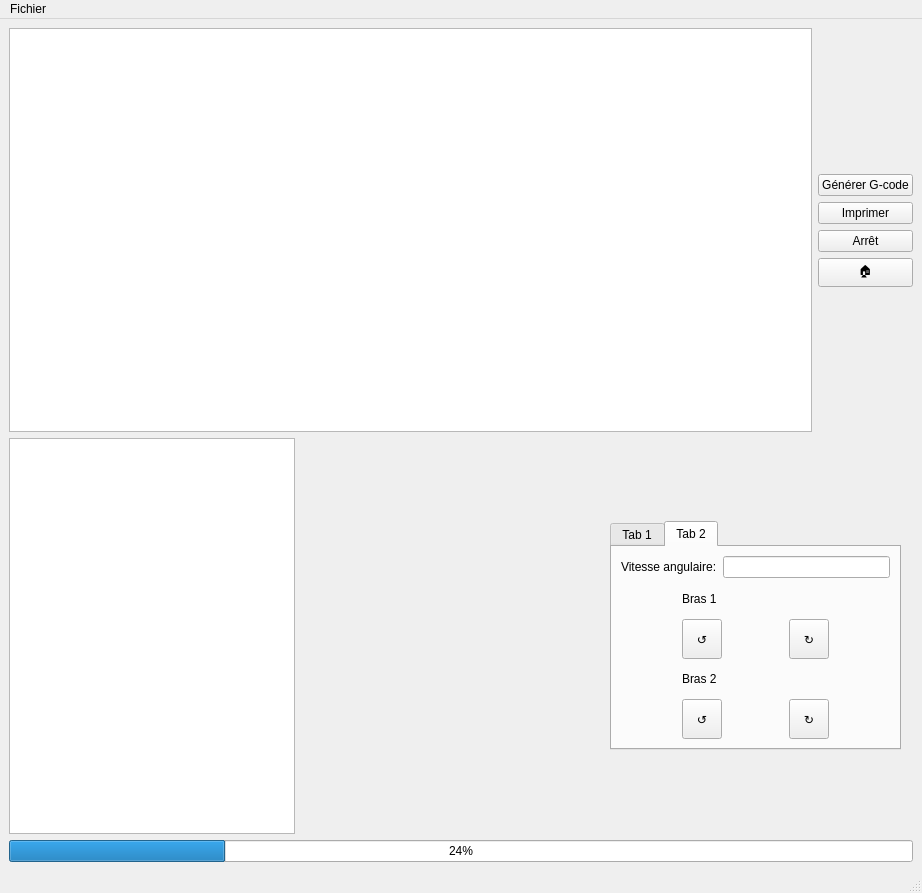
<?xml version="1.0" encoding="UTF-8"?>
<ui version="4.0">
 <class>MainWindow</class>
 <widget class="QMainWindow" name="MainWindow">
  <property name="geometry">
   <rect>
    <x>0</x>
    <y>0</y>
    <width>922</width>
    <height>893</height>
   </rect>
  </property>
  <property name="acceptDrops">
   <bool>true</bool>
  </property>
  <property name="windowTitle">
   <string>MainWindow</string>
  </property>
  <widget class="QWidget" name="centralwidget">
   <property name="acceptDrops">
    <bool>true</bool>
   </property>
   <layout class="QGridLayout" name="gridLayout_3">
    <item row="1" column="0">
     <layout class="QVBoxLayout" name="verticalLayout_3">
      <item>
       <widget class="QTextEdit" name="textEdit">
        <property name="maximumSize">
         <size>
          <width>286</width>
          <height>396</height>
         </size>
        </property>
        <property name="baseSize">
         <size>
          <width>300</width>
          <height>100</height>
         </size>
        </property>
       </widget>
      </item>
     </layout>
    </item>
    <item row="2" column="0" colspan="5">
     <widget class="QProgressBar" name="progressBar">
      <property name="value">
       <number>24</number>
      </property>
     </widget>
    </item>
    <item row="1" column="3">
     <layout class="QVBoxLayout" name="verticalLayout_5"/>
    </item>
    <item row="0" column="0" colspan="5">
     <layout class="QHBoxLayout" name="horizontalLayout_4">
      <property name="sizeConstraint">
       <enum>QLayout::SetDefaultConstraint</enum>
      </property>
      <item>
       <widget class="QGraphicsView" name="graphicsView">
        <property name="minimumSize">
         <size>
          <width>801</width>
          <height>263</height>
         </size>
        </property>
       </widget>
      </item>
      <item>
       <layout class="QVBoxLayout" name="verticalLayout">
        <item>
         <spacer name="verticalSpacer_4">
          <property name="orientation">
           <enum>Qt::Vertical</enum>
          </property>
          <property name="sizeHint" stdset="0">
           <size>
            <width>20</width>
            <height>40</height>
           </size>
          </property>
         </spacer>
        </item>
        <item>
         <widget class="QPushButton" name="pushButton_9">
          <property name="text">
           <string>Générer G-code</string>
          </property>
         </widget>
        </item>
        <item>
         <widget class="QPushButton" name="Button_Print">
          <property name="text">
           <string>Imprimer</string>
          </property>
         </widget>
        </item>
        <item>
         <widget class="QPushButton" name="Button_Stop">
          <property name="text">
           <string>Arrêt</string>
          </property>
         </widget>
        </item>
        <item>
         <widget class="QPushButton" name="Button_Home">
          <property name="text">
           <string>🏠</string>
          </property>
         </widget>
        </item>
        <item>
         <spacer name="verticalSpacer_3">
          <property name="orientation">
           <enum>Qt::Vertical</enum>
          </property>
          <property name="sizeHint" stdset="0">
           <size>
            <width>20</width>
            <height>40</height>
           </size>
          </property>
         </spacer>
        </item>
       </layout>
      </item>
     </layout>
    </item>
    <item row="1" column="2">
     <widget class="QTabWidget" name="tabWidget">
      <property name="minimumSize">
       <size>
        <width>291</width>
        <height>229</height>
       </size>
      </property>
      <property name="maximumSize">
       <size>
        <width>291</width>
        <height>229</height>
       </size>
      </property>
      <property name="currentIndex">
       <number>1</number>
      </property>
      <widget class="QWidget" name="tab">
       <attribute name="title">
        <string>Tab 1</string>
       </attribute>
       <layout class="QGridLayout" name="gridLayout_4">
        <item row="0" column="0">
         <layout class="QVBoxLayout" name="verticalLayout_2">
          <item>
           <layout class="QHBoxLayout" name="horizontalLayout_5">
            <item>
             <widget class="QLabel" name="label_4">
              <property name="text">
               <string>Vitesse linéaire:</string>
              </property>
             </widget>
            </item>
            <item>
             <widget class="QLineEdit" name="lineEdit_2"/>
            </item>
           </layout>
          </item>
          <item>
           <layout class="QGridLayout" name="gridLayout">
            <item row="1" column="1">
             <spacer name="verticalSpacer">
              <property name="orientation">
               <enum>Qt::Vertical</enum>
              </property>
              <property name="sizeHint" stdset="0">
               <size>
                <width>20</width>
                <height>40</height>
               </size>
              </property>
             </spacer>
            </item>
            <item row="1" column="2">
             <widget class="QToolButton" name="toolButton_4">
              <property name="minimumSize">
               <size>
                <width>40</width>
                <height>40</height>
               </size>
              </property>
              <property name="text">
               <string>→</string>
              </property>
             </widget>
            </item>
            <item row="1" column="0">
             <widget class="QToolButton" name="toolButton_3">
              <property name="minimumSize">
               <size>
                <width>40</width>
                <height>40</height>
               </size>
              </property>
              <property name="text">
               <string>←</string>
              </property>
             </widget>
            </item>
            <item row="2" column="1">
             <widget class="QToolButton" name="toolButton_2">
              <property name="minimumSize">
               <size>
                <width>40</width>
                <height>40</height>
               </size>
              </property>
              <property name="text">
               <string>↓</string>
              </property>
             </widget>
            </item>
            <item row="0" column="1">
             <widget class="QToolButton" name="toolButton">
              <property name="sizePolicy">
               <sizepolicy hsizetype="Minimum" vsizetype="Fixed">
                <horstretch>0</horstretch>
                <verstretch>0</verstretch>
               </sizepolicy>
              </property>
              <property name="minimumSize">
               <size>
                <width>40</width>
                <height>40</height>
               </size>
              </property>
              <property name="text">
               <string>↑</string>
              </property>
             </widget>
            </item>
           </layout>
          </item>
         </layout>
        </item>
       </layout>
      </widget>
      <widget class="QWidget" name="tab_2">
       <attribute name="title">
        <string>Tab 2</string>
       </attribute>
       <layout class="QGridLayout" name="gridLayout_5">
        <item row="1" column="0">
         <layout class="QGridLayout" name="gridLayout_2">
          <item row="0" column="0">
           <widget class="QLabel" name="label">
            <property name="text">
             <string>Bras 1</string>
            </property>
           </widget>
          </item>
          <item row="1" column="0">
           <widget class="QToolButton" name="Bras1_Antihoraire">
            <property name="minimumSize">
             <size>
              <width>40</width>
              <height>40</height>
             </size>
            </property>
            <property name="text">
             <string>↺</string>
            </property>
           </widget>
          </item>
          <item row="3" column="0">
           <widget class="QToolButton" name="Elbow_counterclockwise">
            <property name="minimumSize">
             <size>
              <width>40</width>
              <height>40</height>
             </size>
            </property>
            <property name="text">
             <string>↺</string>
            </property>
           </widget>
          </item>
          <item row="1" column="1">
           <widget class="QToolButton" name="Bras1_Horaire">
            <property name="minimumSize">
             <size>
              <width>40</width>
              <height>40</height>
             </size>
            </property>
            <property name="text">
             <string>↻</string>
            </property>
           </widget>
          </item>
          <item row="2" column="0">
           <widget class="QLabel" name="label_2">
            <property name="text">
             <string>Bras 2</string>
            </property>
           </widget>
          </item>
          <item row="3" column="1">
           <widget class="QToolButton" name="Elbow_clockwise">
            <property name="minimumSize">
             <size>
              <width>40</width>
              <height>40</height>
             </size>
            </property>
            <property name="text">
             <string>↻</string>
            </property>
           </widget>
          </item>
         </layout>
        </item>
        <item row="0" column="0">
         <layout class="QHBoxLayout" name="horizontalLayout_2">
          <item>
           <widget class="QLabel" name="label_3">
            <property name="text">
             <string>Vitesse angulaire:</string>
            </property>
           </widget>
          </item>
          <item>
           <widget class="QLineEdit" name="edit_angular_speed"/>
          </item>
         </layout>
        </item>
       </layout>
      </widget>
     </widget>
    </item>
    <item row="1" column="1">
     <spacer name="horizontalSpacer">
      <property name="orientation">
       <enum>Qt::Horizontal</enum>
      </property>
      <property name="sizeHint" stdset="0">
       <size>
        <width>20</width>
        <height>20</height>
       </size>
      </property>
     </spacer>
    </item>
   </layout>
  </widget>
  <widget class="QStatusBar" name="statusbar"/>
  <widget class="QMenuBar" name="menuBar">
   <property name="geometry">
    <rect>
     <x>0</x>
     <y>0</y>
     <width>922</width>
     <height>22</height>
    </rect>
   </property>
   <widget class="QMenu" name="menuFichier">
    <property name="title">
     <string>Fichier</string>
    </property>
    <addaction name="actionLoad"/>
    <addaction name="actionFermer"/>
   </widget>
   <addaction name="menuFichier"/>
  </widget>
  <action name="actionLoad">
   <property name="text">
    <string>Ouvrir</string>
   </property>
  </action>
  <action name="actionSave">
   <property name="text">
    <string>Enregistrer</string>
   </property>
  </action>
  <action name="actionClose">
   <property name="text">
    <string>Enregistrer sous</string>
   </property>
  </action>
  <action name="actionFermer">
   <property name="text">
    <string>Fermer</string>
   </property>
  </action>
 </widget>
 <resources/>
 <connections/>
</ui>
